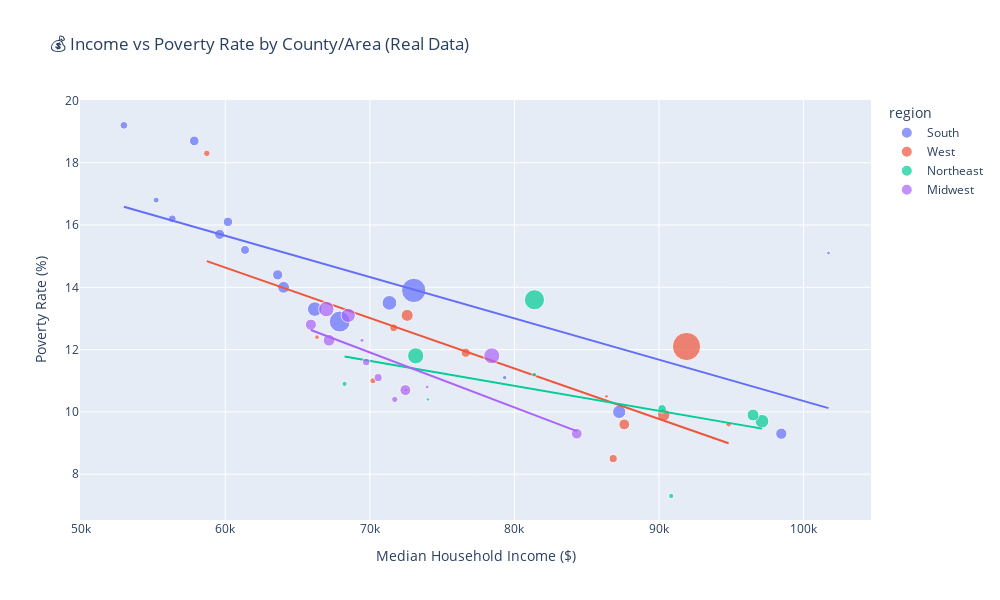
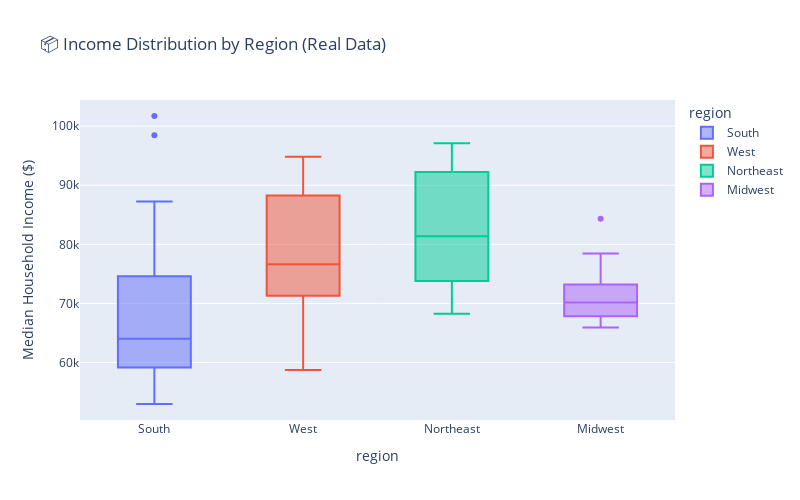

The code cell stored with these charts, in order, in its notebook:
### Code cell
# 
# 4. INCOME VS POVERTY CORRELATION ANALYSIS
# 

print(" Analyzing income-poverty relationship...")

# Income vs Poverty Scatter Plot (use county or state data)
if len(df) > 50:  # County-level data
    plot_data = df.sample(n=min(500, len(df)), random_state=42)  # Sample for readability
    size_col = 'population'
    title_suffix = "by County/Area"
else:  # State-level data
    plot_data = df
    size_col = 'population'
    title_suffix = "by State"

fig3 = px.scatter(
    plot_data,
    x='median_income',
    y='poverty_rate', 
    color='region',
    size=size_col,
    hover_name='county_name' if 'county_name' in df.columns else 'state',
    title=f' Income vs Poverty Rate {title_suffix} (Real Data)',
    labels={
        'median_income': 'Median Household Income ($)',
        'poverty_rate': 'Poverty Rate (%)'
    },
    trendline='ols'
)

fig3.update_layout(width=1000, height=600)
fig3.show()

# Calculate correlation
correlation = df['median_income'].corr(df['poverty_rate'])
print(f" Income-Poverty Correlation: {correlation:.3f}")

# Regional comparison
regional_stats = df.groupby('region').agg({
    'median_income': ['mean', 'std'],
    'poverty_rate': ['mean', 'std']
}).round(1)

print("\n Regional Economic Summary:")
print(regional_stats)

# Box plot by region
fig4 = px.box(
    df,
    x='region',
    y='median_income',
    color='region',
    title=' Income Distribution by Region (Real Data)', 
    labels={'median_income': 'Median Household Income ($)'}
)
fig4.update_layout(width=800, height=500)
fig4.show()

print(" Real data correlation analysis completed")

### Figure 1 — Plotly figure (JSON) as saved in the notebook; plotly's stock layout.template omitted (floating-point values rounded to 4 significant figures)
{"data": [{"hovertemplate": "<b>%{hovertext}</b><br><br>region=South<br>Median Household Income ($)=%{x}<br>Poverty Rate (%)=%{y}<br>population=%{marker.size}<extra></extra>", "hovertext": ["Texas", "South Carolina", "Virginia", "Mississippi", "Kentucky", "Arkansas", "District of Columbia", "Oklahoma", "North Carolina", "West Virginia", "Florida", "Alabama", "Georgia", "Louisiana", "Maryland", "Delaware", "Tennessee"], "legendgroup": "South", "marker": {"color": "#636efa", "size": [29243342, 5142750, 8624511, 2958846, 4502935, 3018669, 670587, 3970497, 10470214, 1792967, 21634529, 5028092, 10722325, 4640546, 6161707, 993635, 6923772], "sizemode": "area", "sizeref": 98390.0, "symbol": "circle"}, "mode": "markers", "name": "South", "orientation": "v", "showlegend": true, "type": "scatter", "x": [73035, 63623, 87249, 52985, 60183, 56335, 101722, 61364, 66186, 55217, 67917, 59609, 71355, 57852, 98461, 79325, 64035], "xaxis": "x", "y": [13.9, 14.4, 10.0, 19.2, 16.1, 16.2, 15.1, 15.2, 13.3, 16.8, 12.9, 15.7, 13.5, 18.7, 9.3, 11.1, 14.0], "yaxis": "y"}, {"hovertemplate": "<b>OLS trendline</b><br>poverty_rate = -0.00013263 * median_income + 23.6137<br>R<sup>2</sup>=0.513111<br><br>region=South<br>Median Household Income ($)=%{x}<br>Poverty Rate (%)=%{y} <b>(trend)</b><extra></extra>", "legendgroup": "South", "marker": {"color": "#636efa", "symbol": "circle"}, "mode": "lines", "name": "South", "showlegend": false, "type": "scatter", "x": [52985, 55217, 56335, 57852, 59609, 60183, 61364, 63623, 64035, 66186, 67917, 71355, 73035, 79325, 87249, 98461, 101722], "xaxis": "x", "y": [16.59, 16.29, 16.14, 15.94, 15.71, 15.63, 15.47, 15.18, 15.12, 14.84, 14.61, 14.15, 13.93, 13.09, 12.04, 10.55, 10.12], "yaxis": "y"}, {"hovertemplate": "<b>%{hovertext}</b><br><br>region=West<br>Median Household Income ($)=%{x}<br>Poverty Rate (%)=%{y}<br>population=%{marker.size}<extra></extra>", "hovertext": ["Idaho", "New Mexico", "Washington", "California", "Montana", "Utah", "Hawaii", "Colorado", "Oregon", "Alaska", "Arizona", "Wyoming", "Nevada"], "legendgroup": "West", "marker": {"color": "#EF553B", "size": [1854109, 2112463, 7688549, 39356104, 1091840, 3283809, 1450589, 5770790, 4229374, 734821, 7172282, 577929, 3104817], "sizemode": "area", "sizeref": 98390.0, "symbol": "circle"}, "mode": "markers", "name": "West", "orientation": "v", "showlegend": true, "type": "scatter", "x": [70214, 58722, 90325, 91905, 66341, 86833, 94814, 87598, 76632, 86370, 72581, 72495, 71646], "xaxis": "x", "y": [11.0, 18.3, 9.9, 12.1, 12.4, 8.5, 9.6, 9.6, 11.9, 10.5, 13.1, 10.7, 12.7], "yaxis": "y"}, {"hovertemplate": "<b>OLS trendline</b><br>poverty_rate = -0.000162042 * median_income + 24.3563<br>R<sup>2</sup>=0.555156<br><br>region=West<br>Median Household Income ($)=%{x}<br>Poverty Rate (%)=%{y} <b>(trend)</b><extra></extra>", "legendgroup": "West", "marker": {"color": "#EF553B", "symbol": "circle"}, "mode": "lines", "name": "West", "showlegend": false, "type": "scatter", "x": [58722, 66341, 70214, 71646, 72495, 72581, 76632, 86370, 86833, 87598, 90325, 91905, 94814], "xaxis": "x", "y": [14.84, 13.61, 12.98, 12.75, 12.61, 12.6, 11.94, 10.36, 10.29, 10.16, 9.72, 9.464, 8.992], "yaxis": "y"}, {"hovertemplate": "<b>%{hovertext}</b><br><br>region=Northeast<br>Median Household Income ($)=%{x}<br>Poverty Rate (%)=%{y}<br>population=%{marker.size}<extra></extra>", "hovertext": ["New York", "New Jersey", "Connecticut", "Maine", "Vermont", "New Hampshire", "Massachusetts", "Rhode Island", "Pennsylvania"], "legendgroup": "Northeast", "marker": {"color": "#00cc96", "size": [19994379, 9249063, 3611317, 1366949, 643816, 1379610, 6984205, 1094250, 12989208], "sizemode": "area", "sizeref": 98390.0, "symbol": "circle"}, "mode": "markers", "name": "Northeast", "orientation": "v", "showlegend": true, "type": "scatter", "x": [81386, 97126, 90213, 68251, 74014, 90845, 96505, 81370, 73170], "xaxis": "x", "y": [13.6, 9.7, 10.1, 10.9, 10.4, 7.3, 9.9, 11.2, 11.8], "yaxis": "y"}, {"hovertemplate": "<b>OLS trendline</b><br>poverty_rate = -8.02605e-05 * median_income + 17.2585<br>R<sup>2</sup>=0.246118<br><br>region=Northeast<br>Median Household Income ($)=%{x}<br>Poverty Rate (%)=%{y} <b>(trend)</b><extra></extra>", "legendgroup": "Northeast", "marker": {"color": "#00cc96", "symbol": "circle"}, "mode": "lines", "name": "Northeast", "showlegend": false, "type": "scatter", "x": [68251, 73170, 74014, 81370, 81386, 90213, 90845, 96505, 97126], "xaxis": "x", "y": [11.78, 11.39, 11.32, 10.73, 10.73, 10.02, 9.967, 9.513, 9.463], "yaxis": "y"}, {"hovertemplate": "<b>%{hovertext}</b><br><br>region=Midwest<br>Median Household Income ($)=%{x}<br>Poverty Rate (%)=%{y}<br>population=%{marker.size}<extra></extra>", "hovertext": ["Illinois", "Wisconsin", "Iowa", "Kansas", "Missouri", "Nebraska", "North Dakota", "Ohio", "Minnesota", "South Dakota", "Michigan", "Indiana"], "legendgroup": "Midwest", "marker": {"color": "#ab63fa", "size": [12757634, 5882128, 3188836, 2935922, 6154422, 1958939, 776874, 11774683, 5695292, 890342, 10057921, 6784403], "sizemode": "area", "sizeref": 98390.0, "symbol": "circle"}, "mode": "markers", "name": "Midwest", "orientation": "v", "showlegend": true, "type": "scatter", "x": [78433, 72458, 70571, 69747, 65920, 71722, 73959, 66990, 84313, 69457, 68505, 67173], "xaxis": "x", "y": [11.8, 10.7, 11.1, 11.6, 12.8, 10.4, 10.8, 13.3, 9.3, 12.3, 13.1, 12.3], "yaxis": "y"}, {"hovertemplate": "<b>OLS trendline</b><br>poverty_rate = -0.000176435 * median_income + 24.2585<br>R<sup>2</sup>=0.595297<br><br>region=Midwest<br>Median Household Income ($)=%{x}<br>Poverty Rate (%)=%{y} <b>(trend)</b><extra></extra>", "legendgroup": "Midwest", "marker": {"color": "#ab63fa", "symbol": "circle"}, "mode": "lines", "name": "Midwest", "showlegend": false, "type": "scatter", "x": [65920, 66990, 67173, 68505, 69457, 69747, 70571, 71722, 72458, 73959, 78433, 84313], "xaxis": "x", "y": [12.63, 12.44, 12.41, 12.17, 12.0, 11.95, 11.81, 11.6, 11.47, 11.21, 10.42, 9.383], "yaxis": "y"}], "layout": {"height": 600, "legend": {"itemsizing": "constant", "title": {"text": "region"}, "tracegroupgap": 0}, "title": {"text": "💰 Income vs Poverty Rate by County/Area (Real Data)"}, "width": 1000, "xaxis": {"anchor": "y", "domain": [0, 1], "title": {"text": "Median Household Income ($)"}}, "yaxis": {"anchor": "x", "domain": [0, 1], "title": {"text": "Poverty Rate (%)"}}}}

### Figure 2 — Plotly figure (JSON) as saved in the notebook; plotly's stock layout.template omitted (floating-point values rounded to 4 significant figures)
{"data": [{"alignmentgroup": "True", "hovertemplate": "region=%{x}<br>Median Household Income ($)=%{y}<extra></extra>", "legendgroup": "South", "marker": {"color": "#636efa"}, "name": "South", "notched": false, "offsetgroup": "South", "orientation": "v", "showlegend": true, "type": "box", "x": ["South", "South", "South", "South", "South", "South", "South", "South", "South", "South", "South", "South", "South", "South", "South", "South", "South"], "x0": " ", "xaxis": "x", "y": [59609, 56335, 79325, 101722, 67917, 71355, 60183, 57852, 98461, 52985, 66186, 61364, 63623, 64035, 73035, 87249, 55217], "y0": " ", "yaxis": "y"}, {"alignmentgroup": "True", "hovertemplate": "region=%{x}<br>Median Household Income ($)=%{y}<extra></extra>", "legendgroup": "West", "marker": {"color": "#EF553B"}, "name": "West", "notched": false, "offsetgroup": "West", "orientation": "v", "showlegend": true, "type": "box", "x": ["West", "West", "West", "West", "West", "West", "West", "West", "West", "West", "West", "West", "West"], "x0": " ", "xaxis": "x", "y": [86370, 72581, 91905, 87598, 94814, 70214, 66341, 71646, 58722, 76632, 86833, 90325, 72495], "y0": " ", "yaxis": "y"}, {"alignmentgroup": "True", "hovertemplate": "region=%{x}<br>Median Household Income ($)=%{y}<extra></extra>", "legendgroup": "Northeast", "marker": {"color": "#00cc96"}, "name": "Northeast", "notched": false, "offsetgroup": "Northeast", "orientation": "v", "showlegend": true, "type": "box", "x": ["Northeast", "Northeast", "Northeast", "Northeast", "Northeast", "Northeast", "Northeast", "Northeast", "Northeast"], "x0": " ", "xaxis": "x", "y": [90213, 68251, 96505, 90845, 97126, 81386, 73170, 81370, 74014], "y0": " ", "yaxis": "y"}, {"alignmentgroup": "True", "hovertemplate": "region=%{x}<br>Median Household Income ($)=%{y}<extra></extra>", "legendgroup": "Midwest", "marker": {"color": "#ab63fa"}, "name": "Midwest", "notched": false, "offsetgroup": "Midwest", "orientation": "v", "showlegend": true, "type": "box", "x": ["Midwest", "Midwest", "Midwest", "Midwest", "Midwest", "Midwest", "Midwest", "Midwest", "Midwest", "Midwest", "Midwest", "Midwest"], "x0": " ", "xaxis": "x", "y": [78433, 67173, 70571, 69747, 68505, 84313, 65920, 71722, 73959, 66990, 69457, 72458], "y0": " ", "yaxis": "y"}], "layout": {"boxmode": "overlay", "height": 500, "legend": {"title": {"text": "region"}, "tracegroupgap": 0}, "title": {"text": "📦 Income Distribution by Region (Real Data)"}, "width": 800, "xaxis": {"anchor": "y", "categoryarray": ["South", "West", "Northeast", "Midwest"], "categoryorder": "array", "domain": [0, 1], "title": {"text": "region"}}, "yaxis": {"anchor": "x", "domain": [0, 1], "title": {"text": "Median Household Income ($)"}}}}
